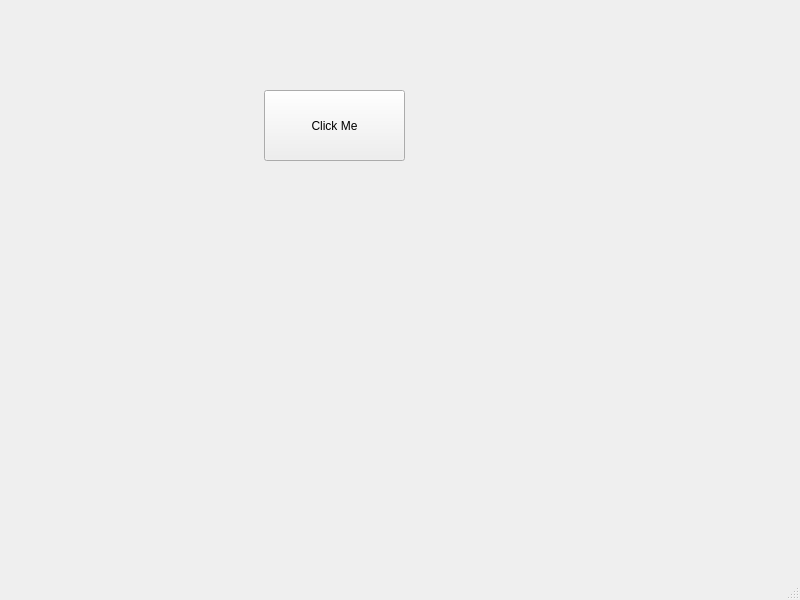
<?xml version="1.0" encoding="UTF-8"?>
<ui version="4.0">
 <class>MainWindow</class>
 <widget class="QMainWindow" name="MainWindow">
  <property name="geometry">
   <rect>
    <x>0</x>
    <y>0</y>
    <width>800</width>
    <height>600</height>
   </rect>
  </property>
  <property name="windowTitle">
   <string>MainWindow</string>
  </property>
  <widget class="QWidget" name="centralwidget">
   <widget class="QPushButton" name="pushButton">
    <property name="geometry">
     <rect>
      <x>264</x>
      <y>90</y>
      <width>141</width>
      <height>71</height>
     </rect>
    </property>
    <property name="text">
     <string>Click Me</string>
    </property>
   </widget>
  </widget>
  <widget class="QMenuBar" name="menubar">
   <property name="geometry">
    <rect>
     <x>0</x>
     <y>0</y>
     <width>800</width>
     <height>21</height>
    </rect>
   </property>
  </widget>
  <widget class="QStatusBar" name="statusbar"/>
 </widget>
 <resources/>
 <connections/>
</ui>
